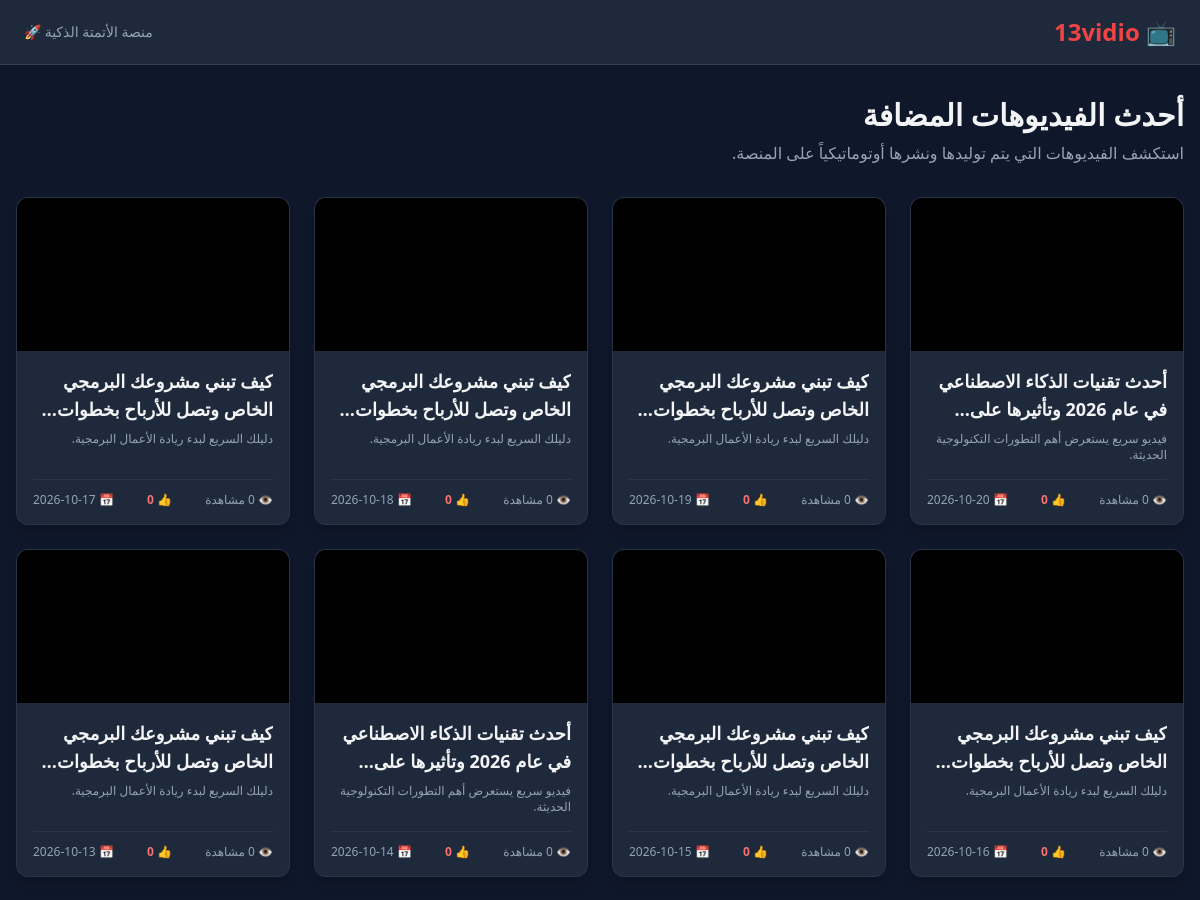
Before: / (upper part) with the older database file.
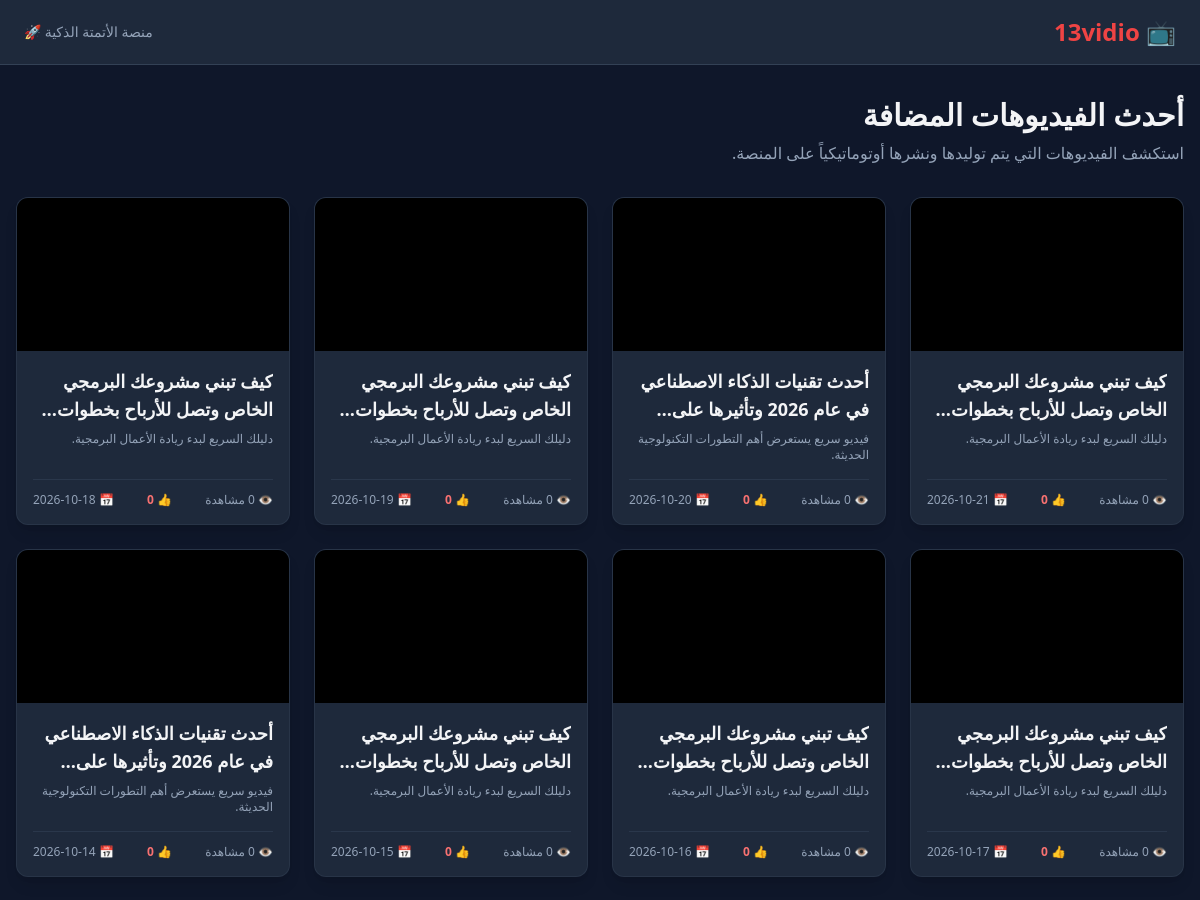
After: the same page with the newer database file.
### app.py (models this page shows)
class Video(db.Model):
  id = db.Column(db.Integer, primary_key=True)
  title = db.Column(db.String(200), nullable=False)
  description = db.Column(db.Text, nullable=True)
  video_url = db.Column(db.String(500), nullable=False)  # رابط الفيديو أو ملفه
  thumbnail_url = db.Column(
      db.String(500), nullable=True
  )  # صورة مصغرة للفيديو
  views = db.Column(db.Integer, default=0)
  likes = db.Column(db.Integer, default=0)
  created_at = db.Column(db.DateTime, default=datetime.utcnow)
  comments = db.relationship(
      "Comment", backref="video", lazy=True, cascade="all, delete-orphan"
  )

### app.py (the view)
@app.route("/")
def index():
  videos = Video.query.order_by(Video.created_at.desc()).all()
  return render_template("index.html", videos=videos)

### templates/index.html (shortened to what this page needs)
<!DOCTYPE html>
<html lang="ar" dir="rtl">
<head>
    <script src="https://cdn.tailwindcss.com"></script>
</head>
<body class="bg-slate-900 text-gray-100 min-h-screen">
    <nav class="bg-slate-800 border-b border-slate-700 px-6 py-4 flex justify-between items-center sticky top-0 z-50">
        <a href="{{ url_for('index') }}" class="text-2xl font-extrabold text-red-500 flex items-center gap-2">
            📺 13vidio
        </a>
        <div class="text-sm text-slate-400">
            منصة الأتمتة الذكية 🚀
        </div>
    </nav>
    <main class="max-w-7xl mx-auto px-4 py-8">
        <div class="mb-8">
            <h1 class="text-3xl font-bold mb-2">أحدث الفيديوهات المضافة</h1>
            <p class="text-slate-400">استكشف الفيديوهات التي يتم توليدها ونشرها أوتوماتيكياً على المنصة.</p>
        </div>
        <div class="grid grid-cols-1 sm:grid-cols-2 md:grid-cols-3 lg:grid-cols-4 gap-6">
            {% for video in videos %}
            <div class="bg-slate-800 rounded-xl overflow-hidden shadow-lg border border-slate-700/50 hover:border-red-500/50 transition duration-300 flex flex-col">
                <a href="{{ url_for('watch_video', video_id=video.id) }}" class="block aspect-video bg-black relative group">
                </a>
                <div class="p-4 flex flex-col flex-grow justify-between">
                    <div>
                        <a href="{{ url_for('watch_video', video_id=video.id) }}">
                            <h2 class="font-bold text-lg mb-2 line-clamp-2 hover:text-red-400 transition">{{ video.title }}</h2>
                        </a>
                        <p class="text-slate-400 text-xs line-clamp-2 mb-4">{{ video.description or "لا يوجد وصف." }}</p>
                    </div>
                    <div class="pt-3 border-t border-slate-700/60 flex justify-between items-center text-xs text-slate-400">
                        <span>👁️ {{ video.views }} مشاهدة</span>
                        <span class="text-red-400 font-semibold">👍 {{ video.likes }}</span>
                        <span>📅 {{ video.created_at.strftime('%Y-%m-%d') }}</span>
                    </div>
                </div>
            </div>
            {% else %}
            <div class="col-span-full text-center py-20 bg-slate-800/50 rounded-2xl border border-slate-800">
                <p class="text-xl text-slate-400 mb-2">لا توجد فيديوهات مضافة حتى الآن!</p>
                <p class="text-sm text-slate-500">قم بتشغيل أداة الأتمتة على جيت هب لتوليد أول فيديو.</p>
            </div>
            {% endfor %}
        </div>
    </main>
</body>
</html>

Changed rows visible on the page:
no longer on this page (row unchanged): Video: title "كيف تبني مشروعك البرمجي الخاص وتصل للأرباح…", description "دليلك السريع لبدء ريادة الأعمال البرمجية.", views "0", likes "0", created_at "2026-10-13"
added Video: title "كيف تبني مشروعك البرمجي الخاص وتصل للأرباح…", description "دليلك السريع لبدء ريادة الأعمال البرمجية.", views "0", likes "0", created_at "2026-10-21"
